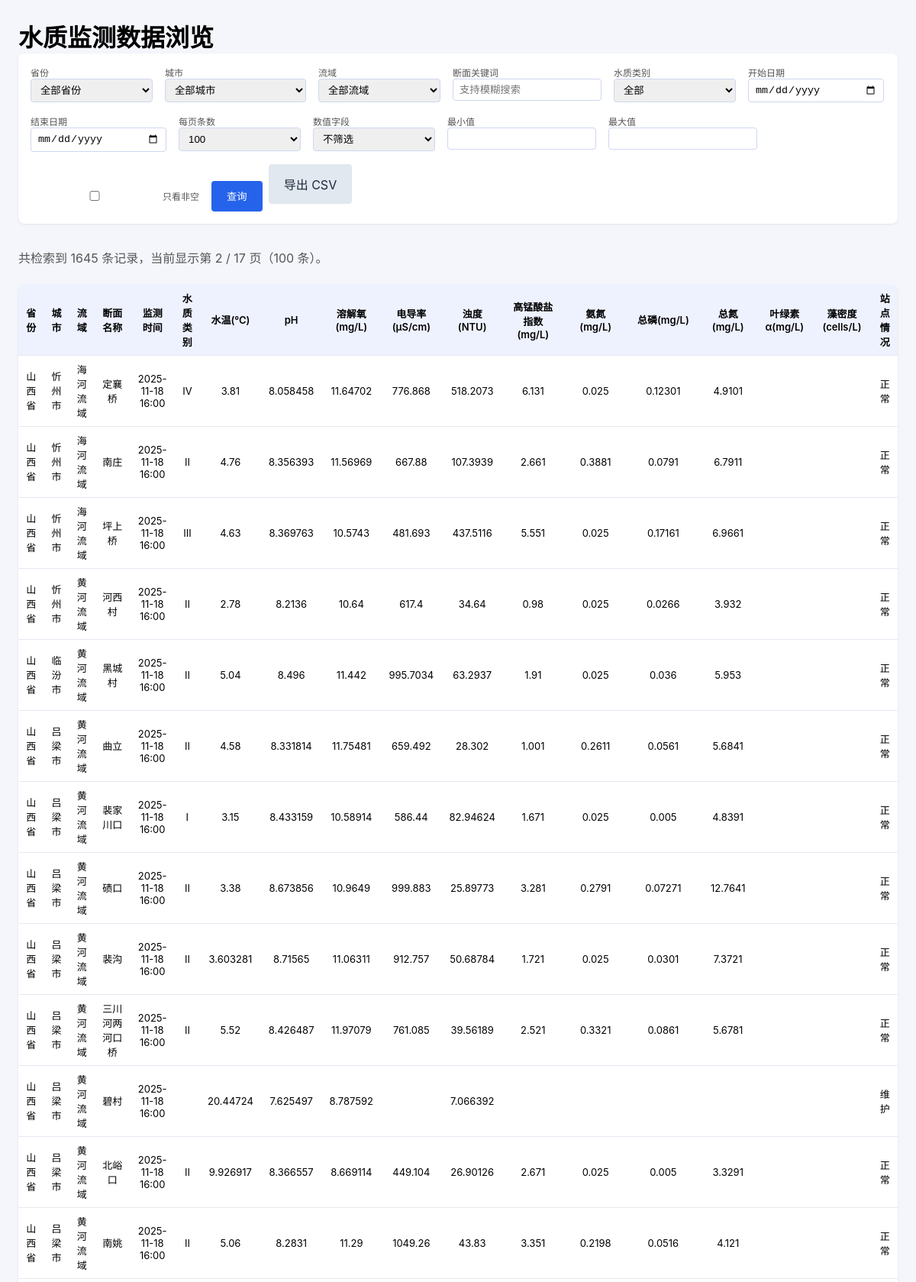
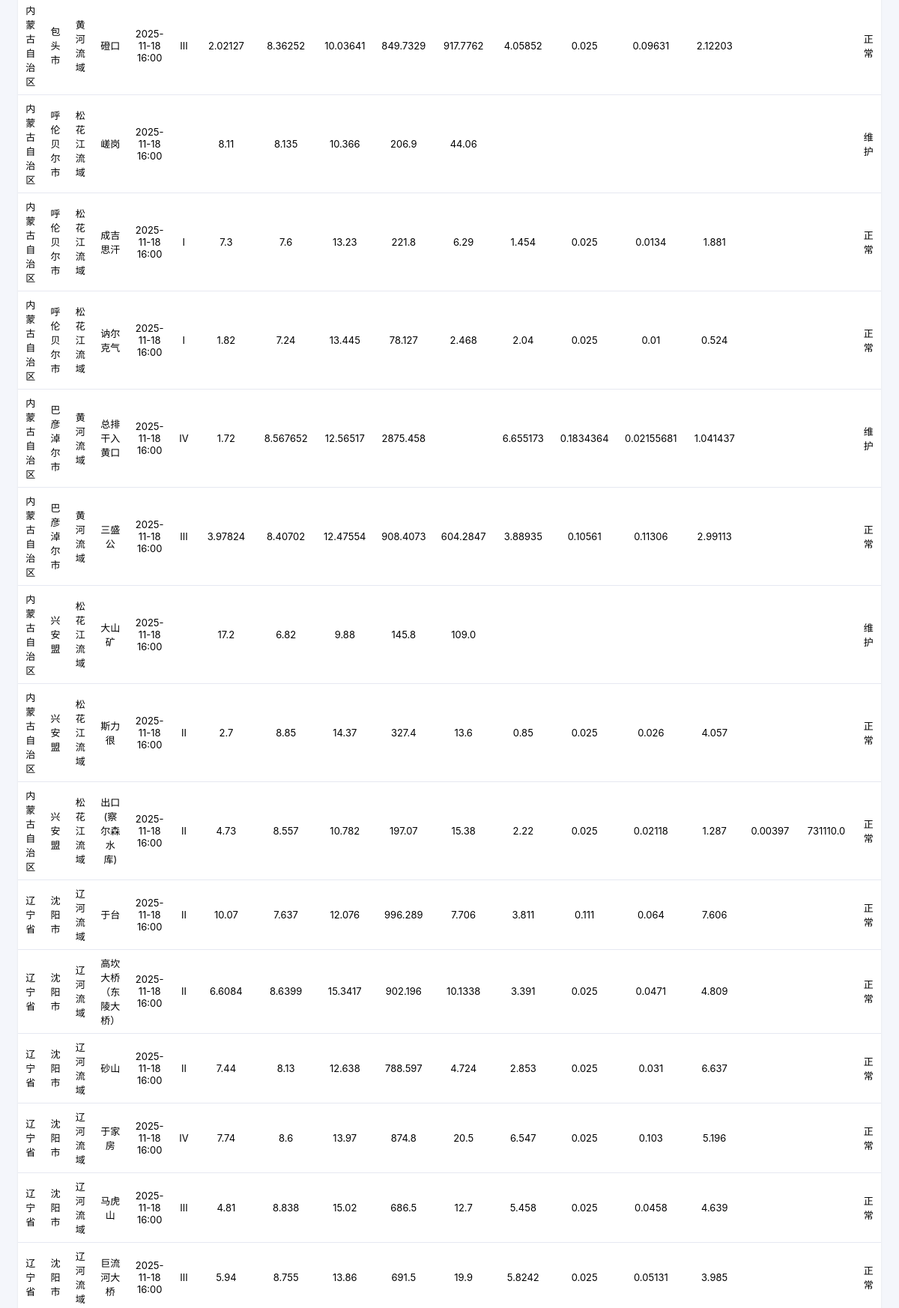
The app's page /?page_size=100&page=2 (upper part) with its own data (2 pictures, top to bottom).
### scraper/storage.py (models this page shows)
class Reading(Base):
    __tablename__ = "readings"
    id = Column(Integer, primary_key=True)
    station_id = Column(Integer, ForeignKey("stations.id"), nullable=False)
    observed_at = Column(DateTime(timezone=True), nullable=False)
    batch_time = Column(DateTime(timezone=True), nullable=False)
    payload = Column(Text, nullable=True)  # JSON blob containing metrics and raw fields
    station = relationship("Station", back_populates="readings")
    __table_args__ = (
        Index("ix_unique_reading", "station_id", "observed_at", unique=True),
    )

class Station(Base):
    __tablename__ = "stations"
    id = Column(Integer, primary_key=True)
    province = Column(String(64), nullable=True)
    city = Column(String(64), nullable=True)
    basin = Column(String(128), nullable=True)
    river = Column(String(128), nullable=True)
    station_name = Column(String(128), nullable=False)
    station_code = Column(String(64), nullable=True, unique=True)
    readings = relationship("Reading", back_populates="station", cascade="all, delete-orphan")
    __table_args__ = (
        UniqueConstraint(
            "province",
            "city",
            "basin",
            "river",
            "station_name",
            name="uq_station_composite",
        ),
    )

### webapp/main.py (the view)
@app.get("/", response_class=HTMLResponse)
def index(
    request: Request,
    province: Optional[str] = Query(default=None, description="省份"),
    basin: Optional[str] = Query(default=None, description="流域"),
    city: Optional[str] = Query(default=None, description="城市"),
    station_keyword: Optional[str] = Query(default=None, description="断面关键词"),
    water_quality_class: Optional[str] = Query(default=None, description="水质类别"),
    start_date: Optional[str] = Query(default=None, description="开始日期 (YYYY-MM-DD)"),
    end_date: Optional[str] = Query(default=None, description="结束日期 (YYYY-MM-DD)"),
    metric_filter: Optional[str] = Query(default=None, description="数值字段筛选"),
    min_value: Optional[str] = Query(default=None, description="最小值"),
    max_value: Optional[str] = Query(default=None, description="最大值"),
    non_null: bool = Query(False, description="只看非空"),
    page: int = Query(1, ge=1, description="页码"),
    page_size: int = Query(100, ge=10, le=500, description="每页数量"),
):
    session = _open_session()
    try:
        provinces, basins = _collect_filter_options(session)
        cities = _collect_cities(session, province)
        start_dt = _parse_date(start_date, time.min)
        end_dt = _parse_date(end_date, time.max)
        min_value_parsed = _parse_float(min_value)
        max_value_parsed = _parse_float(max_value)
        conditions = _build_conditions(
            province,
            basin,
            city,
            station_keyword,
            water_quality_class,
            start_dt,
            end_dt,
            metric_filter,
            min_value_parsed,
            max_value_parsed,
            non_null,
        )
        count_stmt = select(func.count()).select_from(Reading).join(
            Station, Reading.station_id == Station.id
        )
        for condition in conditions:
            count_stmt = count_stmt.where(condition)
        total = session.execute(count_stmt).scalar_one()
        page_size = page_size if page_size in PAGE_SIZE_OPTIONS else PAGE_SIZE_OPTIONS[1]
        total_pages = max(1, math.ceil(total / page_size))
        page = min(page, total_pages)
        offset = (page - 1) * page_size
        data_stmt = _base_select().where(*conditions).order_by(Reading.observed_at.desc())
        data_stmt = data_stmt.offset(offset).limit(page_size)
        rows = session.execute(data_stmt).all()
        prepared_rows = _prepare_rows(rows)
    finally:
        session.close()
    base_params = {
        "province": province or "",
        "basin": basin or "",
        "city": city or "",
        "station_keyword": station_keyword or "",
        "water_quality_class": water_quality_class or "",
        "start_date": start_date or "",
        "end_date": end_date or "",
        "metric_filter": metric_filter or "",
        "min_value": min_value if min_value is not None else "",
        "max_value": max_value if max_value is not None else "",
        "non_null": int(non_null),
        "page_size": page_size,
    }
    export_query = _build_query_params(base_params)
    prev_query = _build_query_params({**base_params, "page": page - 1}) if page > 1 else ""
    next_query = (
        _build_query_params({**base_params, "page": page + 1})
        if page < total_pages
        else ""
    )
    return templates.TemplateResponse(
        "index.html",
        {
            "request": request,
            "rows": prepared_rows,
            "metrics": DISPLAY_METRICS,
            "provinces": provinces,
            "basins": basins,
            "cities": cities,
            "selected_filters": {
                "province": province or "",
                "basin": basin or "",
                "city": city or "",
                "station_keyword": station_keyword or "",
                "water_quality_class": water_quality_class or "",
                "start_date": start_date or "",
                "end_date": end_date or "",
                "page": page,
                "page_size": page_size,
            },
            "row_count": len(prepared_rows),
            "total": total,
            "page": page,
            "total_pages": total_pages,
            "page_size_options": PAGE_SIZE_OPTIONS,
            "prev_query": prev_query,
            "next_query": next_query,
            "export_query": export_query,
            "water_quality_classes": WATER_QUALITY_CLASSES,
            "chart_metrics": NUMERIC_METRICS,
            "selected_metric_filter": metric_filter or "",
            "min_value": "" if min_value is None else min_value,
            "max_value": "" if max_value is None else max_value,
            "non_null": non_null,
            "active_tab": "table",
        },
    )

### webapp/templates/index.html (shortened to what this page needs)
<!DOCTYPE html>
<html lang="zh-CN">
  <head>
  </head>
  <body>
    <h1>水质监测数据浏览</h1>
    <form method="get" class="filters">
      <label>
        省份
        <select name="province">
          <option value="">全部省份</option>
        </select>
      </label>
      <label>
        城市
        <select name="city">
          <option value="">全部城市</option>
        </select>
      </label>
      <label>
        流域
        <select name="basin">
          <option value="">全部流域</option>
        </select>
      </label>
      <label>
        断面关键词
        <input
          type="text"
          name="station_keyword"
          placeholder="支持模糊搜索"
          value="{{ selected_filters.station_keyword }}"
        />
      </label>
      <label>
        水质类别
        <select name="water_quality_class">
          <option value="">全部</option>
        </select>
      </label>
      <label>
        开始日期
        <input type="date" name="start_date" value="{{ selected_filters.start_date }}" />
      </label>
      <label>
        结束日期
        <input type="date" name="end_date" value="{{ selected_filters.end_date }}" />
      </label>
      <label>
        每页条数
        <select name="page_size">
          {% for size in page_size_options %}
          <option value="{{ size }}" {% if size == selected_filters.page_size %}selected{% endif %}>
            {{ size }}
          </option>
          {% endfor %}
        </select>
      </label>
      <label>
        数值字段
        <select name="metric_filter">
          <option value="">不筛选</option>
        </select>
      </label>
      <label>
        最小值
        <input type="number" step="any" name="min_value" value="{{ min_value }}" />
      </label>
      <label>
        最大值
        <input type="number" step="any" name="max_value" value="{{ max_value }}" />
      </label>
      <label style="flex-direction: row; align-items: center; gap: 6px; margin-top: 22px;">
        <input type="checkbox" name="non_null" value="1" {% if non_null %}checked{% endif %} />
        只看非空
      </label>
      <div style="align-self: flex-end; display: flex; gap: 8px">
        <button type="submit">查询</button>
        <a class="link-button secondary" href="/export?{{ export_query }}" target="_blank">
          导出 CSV
        </a>
      </div>
    </form>
    <div class="actions">
      <p class="summary">
        共检索到 {{ total }} 条记录，当前显示第 {{ page }} / {{ total_pages }} 页（{{ row_count }} 条）。
      </p>
    </div>
    {% if rows %}
    <table>
      <thead>
        <tr>
          <th>省份</th>
          <th>城市</th>
          <th>流域</th>
          <th>断面名称</th>
          <th>监测时间</th>
          {% for _, label in metrics %}
          <th>{{ label }}</th>
          {% endfor %}
        </tr>
      </thead>
      <tbody>
        {% for row in rows %}
        <tr>
          <td>{{ row.province }}</td>
          <td>{{ row.city }}</td>
          <td>{{ row.basin }}</td>
          <td>{{ row.station_name }}</td>
          <td>{{ row.observed_at }}</td>
          {% for key, _ in metrics %}
          <td>{{ row.metrics[key] or "" }}</td>
          {% endfor %}
        </tr>
        {% endfor %}
      </tbody>
    </table>
    {% else %}
    <div class="empty">没有符合条件的数据。</div>
    {% endif %}
  </body>
</html>

### webapp/templates/index.html (style rules this page uses)
body { font-family: -apple-system, BlinkMacSystemFont, "Segoe UI", Roboto, sans-serif; margin: 24px; background: #f4f6fb; }
h1 { margin: 0; }
.filters { display: flex; flex-wrap: wrap; gap: 16px; padding: 16px; background: #fff; border-radius: 8px; box-shadow: 0 1px 3px rgba(0, 0, 0, 0.08); margin-bottom: 16px; }
label { display: flex; flex-direction: column; font-size: 12px; color: #555; }
select, input { min-width: 160px; padding: 6px 8px; border: 1px solid #cdd7ef; border-radius: 4px; }
button, .link-button { padding: 8px 20px; background: #2563eb; color: #fff; border: none; border-radius: 4px; cursor: pointer; text-decoration: none; display: inline-flex; align-items: center; justify-content: center; height: 36px; }
.secondary { background: #e2e8f0; color: #1e293b; }
.summary { margin-bottom: 12px; color: #555; }
table { width: 100%; border-collapse: collapse; background: #fff; border-radius: 8px; overflow: hidden; box-shadow: 0 1px 3px rgba(0, 0, 0, 0.08); }
th, td { padding: 8px 10px; border-bottom: 1px solid #e6e8f1; font-size: 13px; text-align: center; }
th { background: #eef2ff; font-weight: 600; }
.actions { display: flex; justify-content: space-between; align-items: center; margin-bottom: 12px; }
.filters button[type="submit"] { margin-top: 22px; height: 40px; }

### records on screen
Reading: province "山西省", city "忻州市", basin "海河流域", station_name "定襄桥", observed_at "2025-11-18 16:00", metrics "Ⅳ" "3.81" "8.058458" "11.64702" "776.868" "518.2073" "6.131" "0.025" "0.12301" "4.9101" "正常"
Reading: province "山西省", city "忻州市", basin "海河流域", station_name "南庄", observed_at "2025-11-18 16:00", metrics "Ⅱ" "4.76" "8.356393" "11.56969" "667.88" "107.3939" "2.661" "0.3881" "0.0791" "6.7911" "正常"
Reading: province "山西省", city "忻州市", basin "海河流域", station_name "坪上桥", observed_at "2025-11-18 16:00", metrics "Ⅲ" "4.63" "8.369763" "10.5743" "481.693" "437.5116" "5.551" "0.025" "0.17161" "6.9661" "正常"
Reading: province "山西省", city "忻州市", basin "黄河流域", station_name "河西村", observed_at "2025-11-18 16:00", metrics "Ⅱ" "2.78" "8.2136" "10.64" "617.4" "34.64" "0.98" "0.025" "0.0266" "3.932" "正常"
Reading: province "山西省", city "临汾市", basin "黄河流域", station_name "黑城村", observed_at "2025-11-18 16:00", metrics "Ⅱ" "5.04" "8.496" "11.442" "995.7034" "63.2937" "1.91" "0.025" "0.036" "5.953" "正常"
Reading: province "山西省", city "吕梁市", basin "黄河流域", station_name "曲立", observed_at "2025-11-18 16:00", metrics "Ⅱ" "4.58" "8.331814" "11.75481" "659.492" "28.302" "1.001" "0.2611" "0.0561" "5.6841" "正常"
Reading: province "山西省", city "吕梁市", basin "黄河流域", station_name "裴家川口", observed_at "2025-11-18 16:00", metrics "Ⅰ" "3.15" "8.433159" "10.58914" "586.44" "82.94624" "1.671" "0.025" "0.005" "4.8391" "正常"
Reading: province "山西省", city "吕梁市", basin "黄河流域", station_name "碛口", observed_at "2025-11-18 16:00", metrics "Ⅱ" "3.38" "8.673856" "10.9649" "999.883" "25.89773" "3.281" "0.2791" "0.07271" "12.7641" "正常"
Reading: province "山西省", city "吕梁市", basin "黄河流域", station_name "裴沟", observed_at "2025-11-18 16:00", metrics "Ⅱ" "3.603281" "8.71565" "11.06311" "912.757" "50.68784" "1.721" "0.025" "0.0301" "7.3721" "正常"
Reading: province "山西省", city "吕梁市", basin "黄河流域", station_name "三川河两河口桥", observed_at "2025-11-18 16:00", metrics "Ⅱ" "5.52" "8.426487" "11.97079" "761.085" "39.56189" "2.521" "0.3321" "0.0861" "5.6781" "正常"
Reading: province "山西省", city "吕梁市", basin "黄河流域", station_name "碧村", observed_at "2025-11-18 16:00", metrics "20.44724" "7.625497" "8.787592" "7.066392" "维护"
Reading: province "山西省", city "吕梁市", basin "黄河流域", station_name "北峪口", observed_at "2025-11-18 16:00", metrics "Ⅱ" "9.926917" "8.366557" "8.669114" "449.104" "26.90126" "2.671" "0.025" "0.005" "3.3291" "正常"
Reading: province "山西省", city "吕梁市", basin "黄河流域", station_name "南姚", observed_at "2025-11-18 16:00", metrics "Ⅱ" "5.06" "8.2831" "11.29" "1049.26" "43.83" "3.351" "0.2198" "0.0516" "4.121" "正常"
Reading: province "内蒙古自治区", city "包头市", basin "黄河流域", station_name "磴口", observed_at "2025-11-18 16:00", metrics "Ⅲ" "2.02127" "8.36252" "10.03641" "849.7329" "917.7762" "4.05852" "0.025" "0.09631" "2.12203" "正常"
Reading: province "内蒙古自治区", city "呼伦贝尔市", basin "松花江流域", station_name "嵯岗", observed_at "2025-11-18 16:00", metrics "8.11" "8.135" "10.366" "206.9" "44.06" "维护"
Reading: province "内蒙古自治区", city "呼伦贝尔市", basin "松花江流域", station_name "成吉思汗", observed_at "2025-11-18 16:00", metrics "Ⅰ" "7.3" "7.6" "13.23" "221.8" "6.29" "1.454" "0.025" "0.0134" "1.881" "正常"
Reading: province "内蒙古自治区", city "呼伦贝尔市", basin "松花江流域", station_name "讷尔克气", observed_at "2025-11-18 16:00", metrics "Ⅰ" "1.82" "7.24" "13.445" "78.127" "2.468" "2.04" "0.025" "0.01" "0.524" "正常"
Reading: province "内蒙古自治区", city "巴彦淖尔市", basin "黄河流域", station_name "总排干入黄口", observed_at "2025-11-18 16:00", metrics "Ⅳ" "1.72" "8.567652" "12.56517" "2875.458" "6.655173" "0.1834364" "0.02155681" "1.041437" "维护"
Reading: province "内蒙古自治区", city "巴彦淖尔市", basin "黄河流域", station_name "三盛公", observed_at "2025-11-18 16:00", metrics "Ⅲ" "3.97824" "8.40702" "12.47554" "908.4073" "604.2847" "3.88935" "0.10561" "0.11306" "2.99113" "正常"
Reading: province "内蒙古自治区", city "兴安盟", basin "松花江流域", station_name "大山矿", observed_at "2025-11-18 16:00", metrics "17.2" "6.82" "9.88" "145.8" "109.0" "维护"
Reading: province "内蒙古自治区", city "兴安盟", basin "松花江流域", station_name "斯力很", observed_at "2025-11-18 16:00", metrics "Ⅱ" "2.7" "8.85" "14.37" "327.4" "13.6" "0.85" "0.025" "0.026" "4.057" "正常"
Reading: province "内蒙古自治区", city "兴安盟", basin "松花江流域", station_name "出口(察尔森水库)", observed_at "2025-11-18 16:00", metrics "Ⅱ" "4.73" "8.557" "10.782" "197.07" "15.38" "2.22" "0.025" "0.02118" "1.287" "0.00397" "731110.0" "正常"
Reading: province "辽宁省", city "沈阳市", basin "辽河流域", station_name "于台", observed_at "2025-11-18 16:00", metrics "Ⅱ" "10.07" "7.637" "12.076" "996.289" "7.706" "3.811" "0.111" "0.064" "7.606" "正常"
Reading: province "辽宁省", city "沈阳市", basin "辽河流域", station_name "高坎大桥（东陵大桥）", observed_at "2025-11-18 16:00", metrics "Ⅱ" "6.6084" "8.6399" "15.3417" "902.196" "10.1338" "3.391" "0.025" "0.0471" "4.809" "正常"
Reading: province "辽宁省", city "沈阳市", basin "辽河流域", station_name "砂山", observed_at "2025-11-18 16:00", metrics "Ⅱ" "7.44" "8.13" "12.638" "788.597" "4.724" "2.853" "0.025" "0.031" "6.637" "正常"
Reading: province "辽宁省", city "沈阳市", basin "辽河流域", station_name "于家房", observed_at "2025-11-18 16:00", metrics "Ⅳ" "7.74" "8.6" "13.97" "874.8" "20.5" "6.547" "0.025" "0.103" "5.196" "正常"
Reading: province "辽宁省", city "沈阳市", basin "辽河流域", station_name "马虎山", observed_at "2025-11-18 16:00", metrics "Ⅲ" "4.81" "8.838" "15.02" "686.5" "12.7" "5.458" "0.025" "0.0458" "4.639" "正常"
Reading: province "辽宁省", city "沈阳市", basin "辽河流域", station_name "巨流河大桥", observed_at "2025-11-18 16:00", metrics "Ⅲ" "5.94" "8.755" "13.86" "691.5" "19.9" "5.8242" "0.025" "0.05131" "3.985" "正常"

### other values on screen
{{ total }} "1645"
{{ page }} "2"
{{ total_pages }} "17"
{{ row_count }} "100"
{{ label }} "水质类别" "水温(℃)" "pH" "溶解氧(mg/L)" "电导率(μS/cm)" "浊度(NTU)" "高锰酸盐指数(mg/L)" "氨氮(mg/L)" "总磷(mg/L)" "总氮(mg/L)" "叶绿素α(mg/L)" "藻密度(cells/L)" "站点情况"
form field page_size "100"
